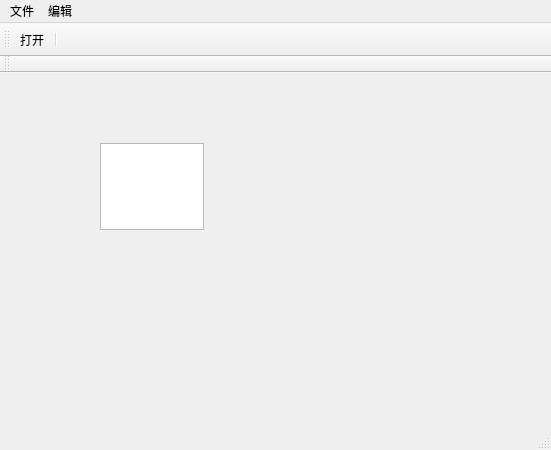
<?xml version="1.0" encoding="UTF-8"?>
<ui version="4.0">
 <class>QWMainWind</class>
 <widget class="QMainWindow" name="QWMainWind">
  <property name="geometry">
   <rect>
    <x>0</x>
    <y>0</y>
    <width>551</width>
    <height>450</height>
   </rect>
  </property>
  <property name="windowTitle">
   <string>QWMainWind</string>
  </property>
  <widget class="QWidget" name="centralWidget">
   <widget class="QTextEdit" name="txtEdit">
    <property name="geometry">
     <rect>
      <x>100</x>
      <y>70</y>
      <width>104</width>
      <height>87</height>
     </rect>
    </property>
   </widget>
  </widget>
  <widget class="QMenuBar" name="menuBar">
   <property name="geometry">
    <rect>
     <x>0</x>
     <y>0</y>
     <width>551</width>
     <height>26</height>
    </rect>
   </property>
   <widget class="QMenu" name="menu">
    <property name="title">
     <string>文件</string>
    </property>
    <addaction name="actOpen"/>
    <addaction name="separator"/>
   </widget>
   <widget class="QMenu" name="menu_2">
    <property name="title">
     <string>编辑</string>
    </property>
    <addaction name="actCopy"/>
    <addaction name="actPaste"/>
    <addaction name="actBold"/>
   </widget>
   <addaction name="menu"/>
   <addaction name="menu_2"/>
  </widget>
  <widget class="QToolBar" name="mainToolBar">
   <property name="toolButtonStyle">
    <enum>Qt::ToolButtonIconOnly</enum>
   </property>
   <attribute name="toolBarArea">
    <enum>TopToolBarArea</enum>
   </attribute>
   <attribute name="toolBarBreak">
    <bool>false</bool>
   </attribute>
   <addaction name="actOpen"/>
   <addaction name="separator"/>
  </widget>
  <widget class="QStatusBar" name="statusBar"/>
  <widget class="QToolBar" name="toolBar">
   <property name="windowTitle">
    <string>toolBar</string>
   </property>
   <attribute name="toolBarArea">
    <enum>TopToolBarArea</enum>
   </attribute>
   <attribute name="toolBarBreak">
    <bool>true</bool>
   </attribute>
  </widget>
  <action name="actOpen">
   <property name="icon">
    <iconset resource="res.qrc">
     <normaloff>:/image/image/11.bmp</normaloff>:/image/image/11.bmp</iconset>
   </property>
   <property name="text">
    <string>打开</string>
   </property>
   <property name="toolTip">
    <string>打开文件</string>
   </property>
   <property name="shortcut">
    <string>Ctrl+0</string>
   </property>
  </action>
  <action name="actCopy">
   <property name="text">
    <string>复制</string>
   </property>
   <property name="toolTip">
    <string>复制</string>
   </property>
   <property name="shortcut">
    <string>Ctrl+C</string>
   </property>
  </action>
  <action name="actPaste">
   <property name="text">
    <string>粘贴</string>
   </property>
   <property name="toolTip">
    <string>粘贴</string>
   </property>
   <property name="shortcut">
    <string>Ctrl+V</string>
   </property>
  </action>
  <action name="actBold">
   <property name="checkable">
    <bool>true</bool>
   </property>
   <property name="text">
    <string>粗体</string>
   </property>
   <property name="toolTip">
    <string>粗体</string>
   </property>
   <property name="shortcut">
    <string>Ctrl+B</string>
   </property>
  </action>
 </widget>
 <layoutdefault spacing="6" margin="11"/>
 <resources>
  <include location="res.qrc"/>
 </resources>
 <connections>
  <connection>
   <sender>actCopy</sender>
   <signal>triggered()</signal>
   <receiver>txtEdit</receiver>
   <slot>copy()</slot>
   <hints>
    <hint type="sourcelabel">
     <x>-1</x>
     <y>-1</y>
    </hint>
    <hint type="destinationlabel">
     <x>151</x>
     <y>191</y>
    </hint>
   </hints>
  </connection>
  <connection>
   <sender>actPaste</sender>
   <signal>triggered()</signal>
   <receiver>txtEdit</receiver>
   <slot>paste()</slot>
   <hints>
    <hint type="sourcelabel">
     <x>-1</x>
     <y>-1</y>
    </hint>
    <hint type="destinationlabel">
     <x>151</x>
     <y>191</y>
    </hint>
   </hints>
  </connection>
 </connections>
</ui>
